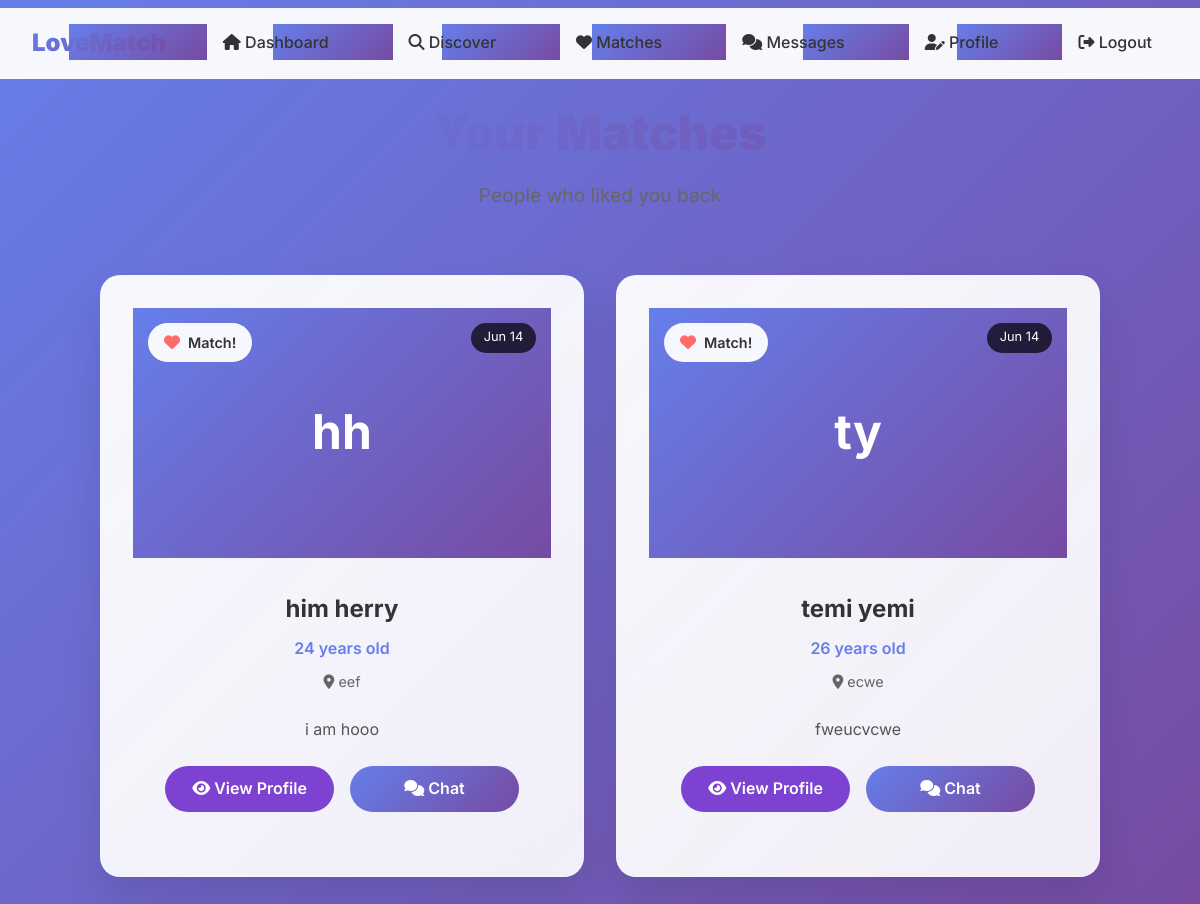
/matching/matches/ (signed in), run on an earlier commit of the app's database.
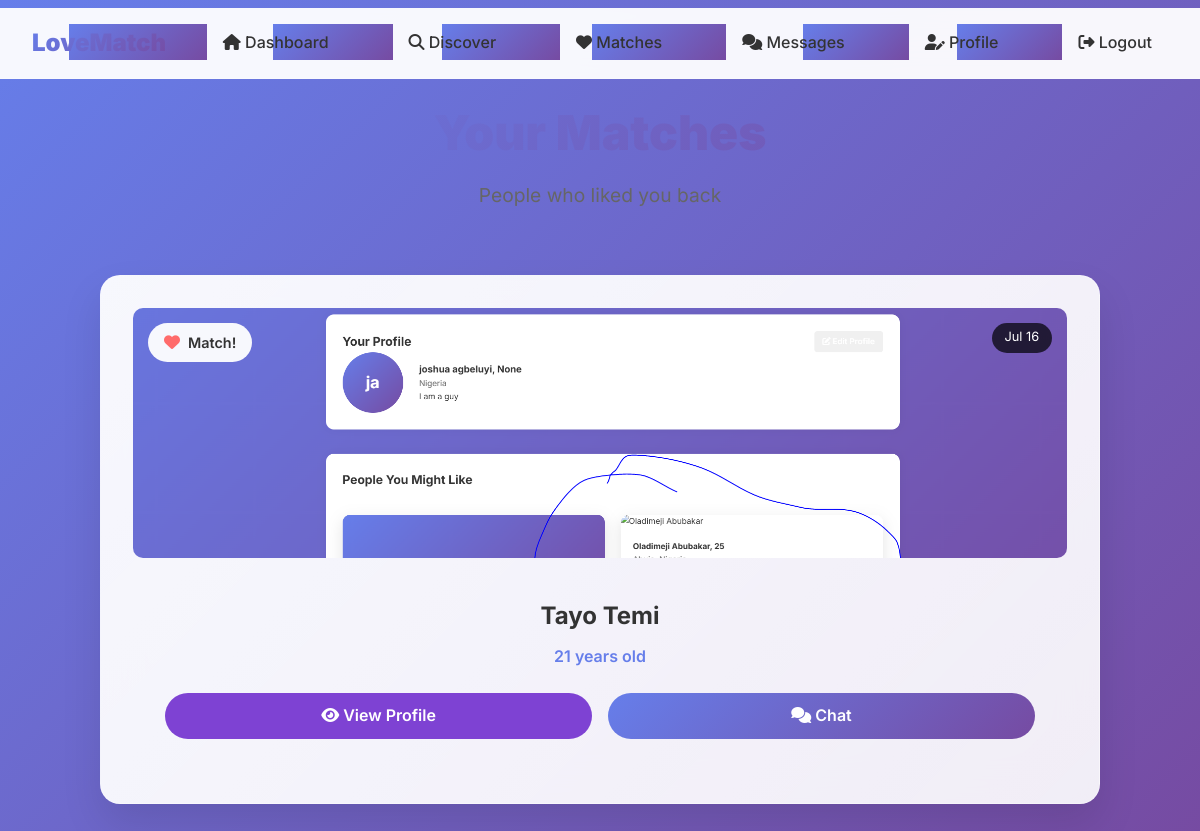
And on a later commit of the database.
### matching/models.py (models this page shows, shortened)
class Match(models.Model):
    user1 = models.ForeignKey(User, related_name='matches_as_user1', on_delete=models.CASCADE)
    user2 = models.ForeignKey(User, related_name='matches_as_user2', on_delete=models.CASCADE)
    created_at = models.DateTimeField(auto_now_add=True)
    is_active = models.BooleanField(default=True)
    class Meta:
        unique_together = ['user1', 'user2']
    def get_other_user(self, current_user):
        return self.user2 if self.user1 == current_user else self.user1

### accounts/models.py (models this page shows, shortened)
class CustomUser(AbstractUser):
    email = models.EmailField(unique=True)
    date_of_birth = models.DateField(null=True, blank=True)
    phone_number = models.CharField(max_length=15, blank=True)
    is_email_verified = models.BooleanField(default=False)
    created_at = models.DateTimeField(auto_now_add=True)
    updated_at = models.DateTimeField(auto_now=True)
    USERNAME_FIELD = 'email'
    REQUIRED_FIELDS = ['username', 'first_name', 'last_name']
    @property
    def age(self):
        if self.date_of_birth:
            from datetime import date
            today = date.today()
            return today.year - self.date_of_birth.year - ((today.month, today.day) < (self.date_of_birth.month, self.date_of_birth.day))
        return None

### profiles/models.py (models this page shows, shortened)
class Profile(models.Model):
    GENDER_CHOICES = [
        ('M', 'Male'),
        ('F', 'Female'),
        ('O', 'Other'),
    ]
    RELATIONSHIP_CHOICES = [
        ('casual', 'Casual Dating'),
        ('serious', 'Serious Relationship'),
        ('marriage', 'Marriage'),
        ('friendship', 'Friendship'),
    ]
    EDUCATION_CHOICES = [
        ('high_school', 'High School'),
        ('bachelors', "Bachelor's Degree"),
        ('masters', "Master's Degree"),
        ('phd', 'PhD'),
        ('other', 'Other'),
    ]
    user = models.OneToOneField(User, on_delete=models.CASCADE)
    bio = models.TextField(max_length=500, blank=True)
    gender = models.CharField(max_length=1, choices=GENDER_CHOICES)
    interested_in = models.CharField(max_length=1, choices=GENDER_CHOICES)
    location = models.CharField(max_length=100, blank=True)
    latitude = models.FloatField(null=True, blank=True)
    longitude = models.FloatField(null=True, blank=True)
    height = models.IntegerField(
        null=True, blank=True, help_text="Height in cm",
        validators=[MinValueValidator(50), MaxValueValidator(250)]
    )
    occupation = models.CharField(max_length=100, blank=True)
    education = models.CharField(max_length=20, choices=EDUCATION_CHOICES, blank=True)
    looking_for = models.CharField(max_length=20, choices=RELATIONSHIP_CHOICES, blank=True)
    smoking = models.BooleanField(default=False)
    drinking = models.BooleanField(default=False)
    is_verified = models.BooleanField(default=False)
    is_active = models.BooleanField(default=True)
    created_at = models.DateTimeField(auto_now_add=True)
    updated_at = models.DateTimeField(auto_now=True)
    @property
    def age(self):
        return getattr(self.user, 'age', None)
    @property
    def full_name(self):
        return f"{self.user.first_name} {self.user.last_name}"

class ProfilePhoto(models.Model):
    profile = models.ForeignKey(Profile, related_name='photos', on_delete=models.CASCADE)
    image = models.ImageField(upload_to='profile_photos/')
    is_primary = models.BooleanField(default=False)
    created_at = models.DateTimeField(auto_now_add=True)
    class Meta:
        ordering = ['-is_primary', '-created_at']

### matching/views.py (the view)
# urls.py: path('matches/', views.MatchesView.as_view(), name='matches'),
class MatchesView(LoginRequiredMixin, ListView):
    model = Match
    template_name = 'matching/matches.html'
    context_object_name = 'matches'
    def get_queryset(self):
        user = self.request.user
        return Match.objects.filter(user1=user) | Match.objects.filter(user2=user)
    def get_context_data(self, **kwargs):
        context = super().get_context_data(**kwargs)
        user = self.request.user
        for match in context['matches']:
            match.other_user = match.get_other_user(user)
        return context

### templates/matching/matches.html (shortened to what this page needs)
{% extends 'base.html' %}
{% block content %}
<div style="max-width: 1000px; margin: 0 auto;">
    <div style="text-align: center; margin-bottom: 3rem;">
        <h1 style="font-size: 3rem; font-weight: 900; background: linear-gradient(135deg, #667eea, #764ba2); -webkit-background-clip: text; -webkit-text-fill-color: transparent; margin-bottom: 0.5rem;">Your Matches</h1>
        <p style="color: #666; font-size: 1.2rem;">People who liked you back</p>
    </div>
    {% if matches %}
    <div style="display: grid; grid-template-columns: repeat(auto-fit, minmax(300px, 1fr)); gap: 2rem;">
        {% for match in matches %}
        {% with other_user=match.other_user %}
        <div class="card match-card" style="overflow: hidden; position: relative; background: linear-gradient(135deg, rgba(255, 255, 255, 0.95), rgba(255, 255, 255, 0.9));">
            <div style="position: relative;">
                {% if other_user.profile.photos.first %}
                    <img src="{{ other_user.profile.photos.first.image.url }}" alt="{{ other_user.profile.full_name }}" style="width: 100%; height: 250px; object-fit: cover;">
                {% else %}
                    <div style="width: 100%; height: 250px; background: linear-gradient(135deg, #667eea, #764ba2); display: flex; align-items: center; justify-content: center; color: white; font-size: 3rem; font-weight: bold;">
                        {{ other_user.first_name.0 }}{{ other_user.last_name.0 }}
                    </div>
                {% endif %}
                <div style="position: absolute; top: 15px; left: 15px; background: rgba(255, 255, 255, 0.95); border-radius: 20px; padding: 0.5rem 1rem; backdrop-filter: blur(10px); display: flex; align-items: center; gap: 0.5rem;">
                    <i class="fas fa-heart" style="color: #ff6b6b; font-size: 1rem;"></i>
                    <span style="font-weight: 600; color: #333; font-size: 0.9rem;">Match!</span>
                </div>
                <div style="position: absolute; top: 15px; right: 15px; background: rgba(0, 0, 0, 0.7); color: white; padding: 0.3rem 0.8rem; border-radius: 15px; font-size: 0.8rem; backdrop-filter: blur(10px);">
                    {{ match.created_at|date:"M d" }}
                </div>
            </div>
            <div style="padding: 2rem;">
                <div style="text-align: center; margin-bottom: 1.5rem;">
                    <h3 style="font-size: 1.5rem; font-weight: 700; margin-bottom: 0.5rem;">{{ other_user.profile.full_name }}</h3>
                    <p style="color: #667eea; font-weight: 600; margin-bottom: 0.5rem;">{{ other_user.profile.age }} years old</p>
                    {% if other_user.profile.location %}
                    <p style="color: #666; font-size: 0.9rem;"><i class="fas fa-map-marker-alt"></i> {{ other_user.profile.location }}</p>
                    {% endif %}
                </div>
                {% if other_user.profile.bio %}
                <p style="color: #555; line-height: 1.6; margin-bottom: 1.5rem; text-align: center;">{{ other_user.profile.bio|truncatewords:15 }}</p>
                {% endif %}
                <div style="display: flex; gap: 1rem;">
                    <a href="{% url 'profiles:profile_detail' other_user.id %}" class="btn btn-secondary" style="flex: 1; text-align: center;">
                        <i class="fas fa-eye"></i> View Profile
                    </a>
                    <a href="{% url 'messaging:conversation_detail' match.id %}" class="btn btn-primary" style="flex: 1; text-align: center;">
                        <i class="fas fa-comments"></i> Chat
                    </a>
                </div>
            </div>
        </div>
        {% endwith %}
        {% endfor %}
    </div>
    {% endif %}
</div>
{% endblock %}

### templates/base.html (shortened to what this page needs)
<!DOCTYPE html>
<html lang="en">
<head>
    <link href="https://cdnjs.cloudflare.com/ajax/libs/font-awesome/6.4.0/css/all.min.css" rel="stylesheet">
    {% load static %}
    <link rel="stylesheet" href="{% static 'css/style.css' %}">
</head>
<body>
{% if user.is_authenticated %}
<nav class="navbar">
    <div class="nav-container">
        <a href="{% url 'profiles:dashboard' %}" class="logo">LoveMatch</a>
        <ul class="nav-links">
            <li><a href="{% url 'profiles:dashboard' %}"><i class="fas fa-home"></i> Dashboard</a></li>
            <li><a href="{% url 'profiles:discover' %}"><i class="fas fa-search"></i> Discover</a></li>
            <li><a href="{% url 'matching:matches' %}"><i class="fas fa-heart"></i> Matches</a></li>
            <li><a href="{% url 'messaging:conversation_list' %}"><i class="fas fa-comments"></i> Messages</a></li>
            <li><a href="{% url 'profiles:edit_profile' %}"><i class="fas fa-user-edit"></i> Profile</a></li>
            <li>
                <a href="#" onclick="document.getElementById('logout-form').submit();">
                    <i class="fas fa-sign-out-alt"></i> Logout
                </a>
            </li>
        </ul>
    </div>
</nav>
{% endif %}
<div class="container">
    {% block content %}
    {% endblock %}
</div>
</body>
</html>

### static/css/style.css (style rules this page uses)
* { margin: 0; padding: 0; box-sizing: border-box; }
body { font-family: 'Segoe UI', Tahoma, Geneva, Verdana, sans-serif; background-color: #f9f7fc; color: #333; line-height: 1.6; }
.container { width: 90%; max-width: 1200px; margin: auto; }
nav { margin-top: 0.5rem; }
nav a { color: #fff; margin: 0 1rem; text-decoration: none; }
button, .btn { padding: 0.6rem 1.2rem; border: none; background-color: #7e42d3; color: #fff; border-radius: 5px; cursor: pointer; text-decoration: none; display: inline-block; }
.card { background: #fff; padding: 1rem; margin: 1rem 0; border-radius: 10px; box-shadow: 0 0 15px rgba(0,0,0,0.05); }
.card img { max-width: 100%; border-radius: 10px; }

### templates/base.html (style rules this page uses)
* { margin: 0; padding: 0; box-sizing: border-box; }
body { font-family: 'Inter', sans-serif; background: linear-gradient(135deg, #667eea 0%, #764ba2 100%); min-height: 100vh; color: #333; }
.navbar { background: rgba(255, 255, 255, 0.95); backdrop-filter: blur(20px); border-bottom: 1px solid rgba(255, 255, 255, 0.2); position: sticky; top: 0; z-index: 1000; }
.nav-container { max-width: 1200px; margin: 0 auto; padding: 0 1rem; display: flex; justify-content: space-between; align-items: center; height: 70px; }
.logo { font-size: 1.5rem; font-weight: 900; background: linear-gradient(135deg, #667eea, #764ba2); -webkit-background-clip: text; -webkit-text-fill-color: transparent; text-decoration: none; }
.nav-links { display: flex; list-style: none; gap: 1rem; }
.nav-links li a { text-decoration: none; color: #333; font-weight: 500; padding: 0.5rem 1rem; border-radius: 25px; position: relative; }
.nav-links li a::before { content: ''; position: absolute; top: 0; left: -100%; width: 100%; height: 100%; background: linear-gradient(135deg, #667eea, #764ba2); transition: left 0.3s ease; z-index: -1; }
.container { max-width: 1200px; margin: 0 auto; padding: 1rem; }
.card { background: rgba(255, 255, 255, 0.95); backdrop-filter: blur(20px); border-radius: 20px; padding: 2rem; box-shadow: 0 20px 40px rgba(0, 0, 0, 0.1); border: 1px solid rgba(255, 255, 255, 0.2); margin-bottom: 1rem; }
.btn { padding: 10px 20px; border: none; border-radius: 25px; font-weight: 600; text-decoration: none; cursor: pointer; }
.btn-primary { background: linear-gradient(135deg, #667eea, #764ba2); color: white; }

### templates/matching/matches.html (style rules this page uses)
.match-card { transition: all 0.3s ease; }

What changed in the data, as far as the page shows it:
removed Match: other_user.first_name.0 "h", other_user.last_name.0 "h", created_at "Jun 14", other_user.profile.full_name "him herry", other_user.profile.age "24", other_user.profile.location "eef", other_user.profile.bio "i am hooo"
removed Match: other_user.first_name.0 "t", other_user.last_name.0 "y", created_at "Jun 14", other_user.profile.full_name "temi yemi", other_user.profile.age "26", other_user.profile.location "ecwe", other_user.profile.bio "fweucvcwe"
added Match: other_user.profile.photos.first.image (picture), created_at "Jul 16", other_user.profile.full_name "Tayo Temi", other_user.profile.age "21"
